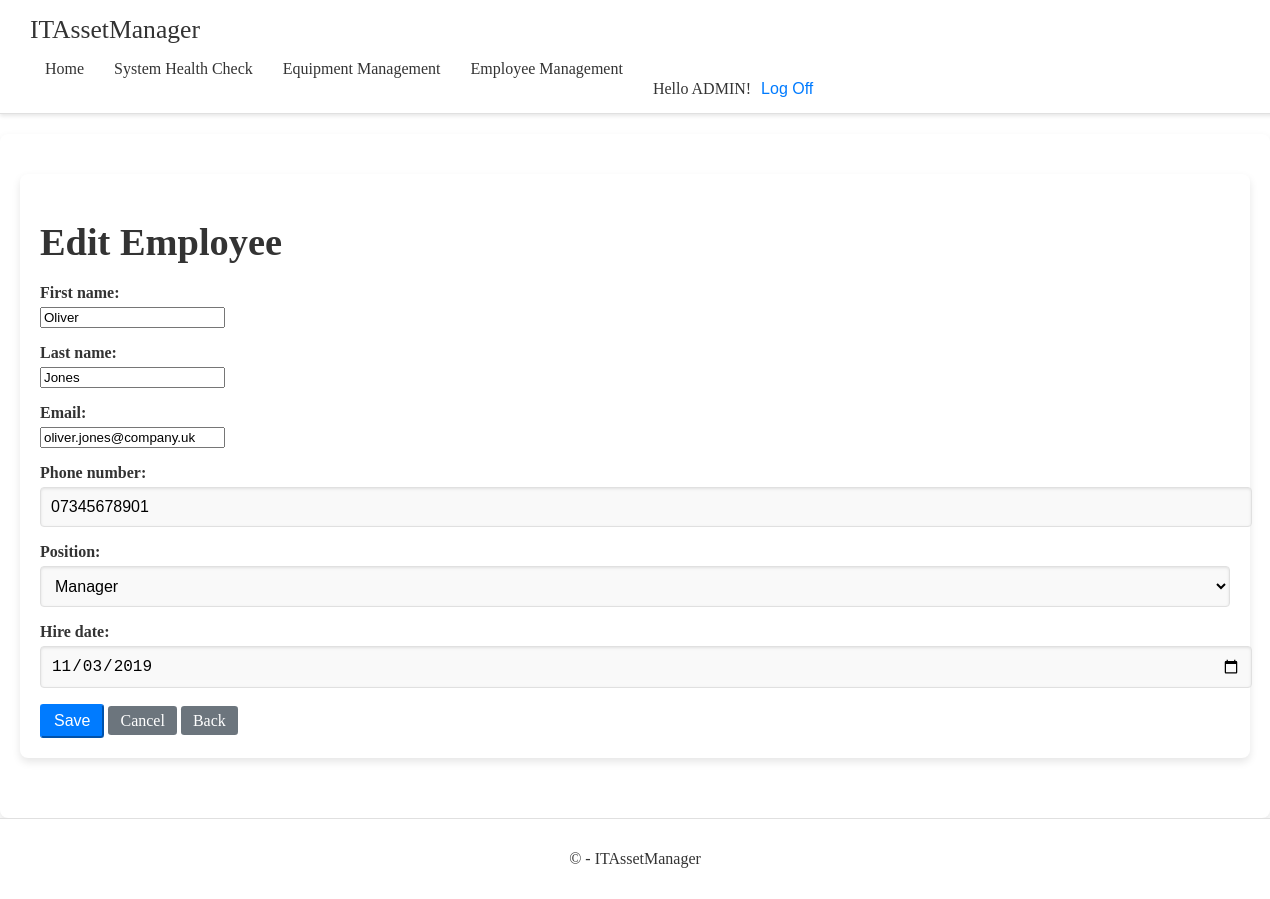
The page /employee/6/edit/ (signed in) on the database as committed earlier.
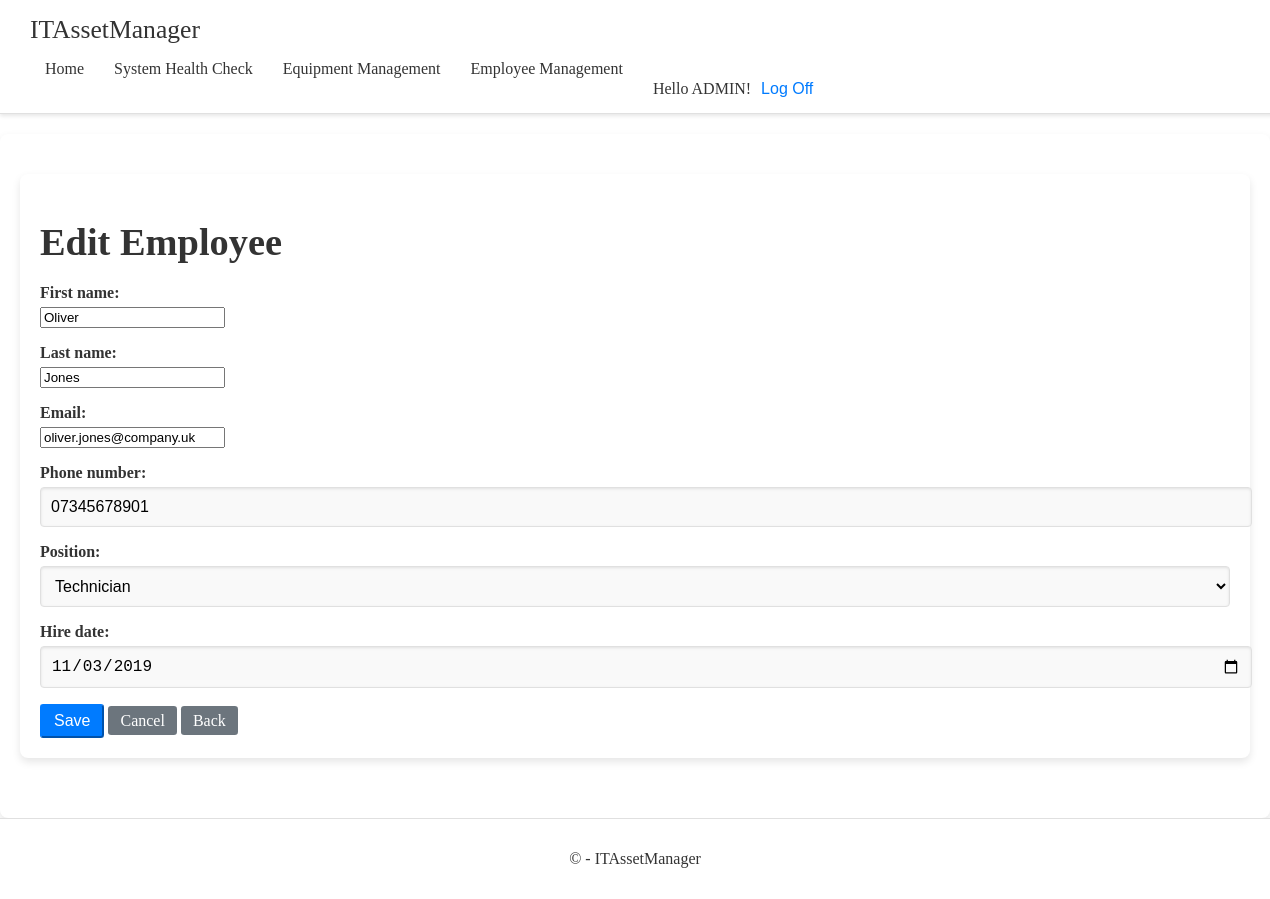
The same page on the database as committed later.
### app/models.py (models this page shows, shortened)
class Employee(models.Model):
    POSITION_CHOICES = [
        ('manager', 'Manager'),
        ('technician', 'Technician'),
        ('intern', 'Intern'),
        ('contractor', 'Contractor'),
        ('receptionist', 'Receptionist'),
        ('hr manager', 'Hr Manager'),
    ]
    first_name = models.CharField(max_length=50)
    last_name = models.CharField(max_length=50)
    email = models.EmailField(unique=True)
    phone_number = models.CharField(max_length=15, null=True, blank=True)  # Nullable and blankable
    position = models.CharField(max_length=20, choices=POSITION_CHOICES, default='intern')
    hire_date = models.DateField(default=date.today)  # Default to current day
    equipment = models.ManyToManyField(Equipment, blank=True)

### app/decorators.py (the view)
    def wrapper(request, *args, **kwargs):
        if not request.user.is_authenticated:
            return redirect('login')
        return view_func(request, *args, **kwargs)

### app/forms.py
class EmployeeForm(forms.ModelForm):
    hire_date = forms.DateField(
        widget=forms.DateInput(
            attrs={
                'class': 'form-control',
                'type': 'date'
            }
        )
    )
    phone_number = forms.CharField(
        max_length=15,
        validators=[RegexValidator(r'^\d+$', 'Enter a valid phone number.')],
        widget=forms.TextInput(attrs={
            'class': 'form-control',
            'type': 'tel',
            'pattern': r'^\d+$',
            'title': 'Enter a valid phone number.'
        })
    )
    class Meta:
        model = Employee
        fields = ['first_name', 'last_name', 'email', 'phone_number', 'position', 'hire_date']
        widgets = {
            'position': forms.Select(attrs={'class': 'form-control'}),
        }

### app/templates/app/employee/employee_form.html (shortened to what this page needs)
{% extends 'app/base.html' %}
{% load static %}
{% block extra_head %}
<link rel="stylesheet" href="{% static 'app/content/employee/employee_form.css' %}">
{% endblock %}
{% block content %}
<div class="container mt-4">
    <h1>{{ form.instance.pk|yesno:"Edit Employee,Add New Employee" }}</h1>
    <form method="post" id="employee-form">
        {{ form.as_p }}
        <button class="btn btn-primary" type="submit">Save</button>
        <a class="btn btn-secondary" href="{% url 'employee_list' %}">Cancel</a>
        <a class="btn btn-secondary" href="{% url 'employee_list' %}">Back</a>
    </form>
</div>
{% endblock %}

Rows that differ between the two databases and show on the page:
changed Employee "Edit Employee": position "Manager" → "Technician"
